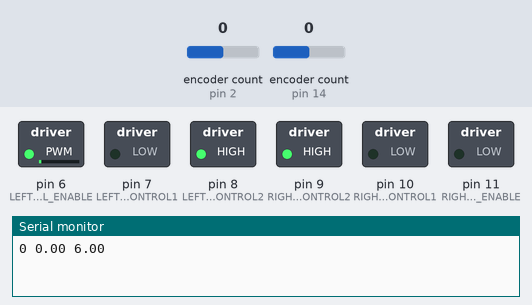
This sketch was run on a simulated Arduino Uno, built with avr-gcc and run on an emulated ATmega328P. On the bench: switched loads named in the sketch (green lamp = pin HIGH), the last lines printed to the serial monitor. The test bench sets the inputs (shaded band); at power-on: encoder count (sensors on pin 14, pin 2) 0.

Above: at 0.05 s.
At 1.26 s:
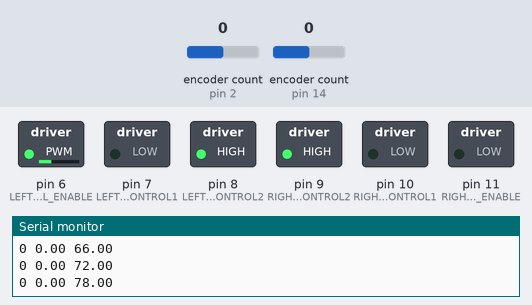
1.3 s: encoder count (sensor on pin 14) set to 1
At 5.4 s:
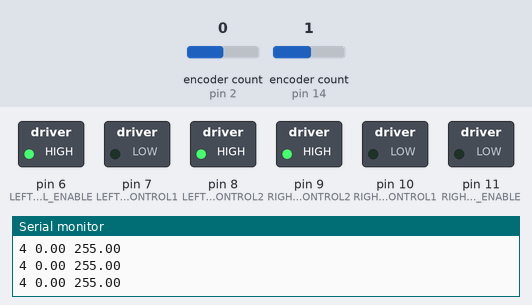
Timing chart, 0 to 6.9 s (numbered marks = the images above; inputs shaded):
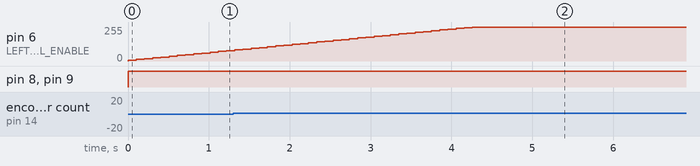

The sketch:

asserv_test_pid.ino
```cpp
#include <PID_v1.h>
#define ENCODER_OPTIMIZE_INTERRUPTS
#include <Encoder.h>

#include "pins.h"
#include "pid_coefs.h"

Encoder encoder_left(ENCODER_LEFT_A, ENCODER_LEFT_B);
Encoder encoder_right(ENCODER_RIGHT_A, ENCODER_RIGHT_B);

double left_speed, right_speed, left_output, right_output;

int64_t left_pos, right_pos;

//Define Variables we'll be connecting to
double setpoint;

//Specify the links and initial tuning parameters
PID pid_left(&left_speed, &left_output, &setpoint, MOTOR_POS_P, MOTOR_SPEED_I, MOTOR_SPEED_D , DIRECT);
PID pid_right(&right_speed, &right_output, &setpoint, MOTOR_POS_P, MOTOR_SPEED_I, MOTOR_SPEED_D , DIRECT);


void setup(){

  pinMode(LEFT_WHEEL_ENABLE, OUTPUT);
  pinMode(LEFT_WHEEL_CONTROL1, OUTPUT);
  pinMode(LEFT_WHEEL_CONTROL2, OUTPUT);

  pinMode(RIGHT_WHEEL_ENABLE, OUTPUT);
  pinMode(RIGHT_WHEEL_CONTROL1, OUTPUT);
  pinMode(RIGHT_WHEEL_CONTROL2, OUTPUT);

  Serial.begin(9600);

  //initialize the variables we're linked to
  left_speed = 0;
  right_speed = 0;

  left_output = 0;
  right_output = 0;

  setpoint = 3;

  //turn the PID on
  pid_left.SetOutputLimits(-255, 255);
  pid_left.SetMode(AUTOMATIC);

}

uint16_t last_read = millis();

void loop(){
  uint16_t now = millis();
  double dt = (double)(now - last_read);
  long new_left_pos = encoder_left.read();
  long new_right_pos = encoder_right.read();

  last_read = now;

  if (dt == 0){
    left_speed = 0;
    right_speed = 0;
  }
  else
  {
    left_speed = (new_left_pos - left_pos) / dt;
    right_speed = (new_right_pos - right_pos) / dt;
  }


  left_pos = new_left_pos;
  right_pos = new_right_pos;

  pid_left.Compute();
  pid_right.Compute();

  if (left_output < 0)
  {
    digitalWrite(LEFT_WHEEL_CONTROL1, HIGH);
    digitalWrite(LEFT_WHEEL_CONTROL2, LOW);
  }
  else
  {
    digitalWrite(LEFT_WHEEL_CONTROL1, LOW);
    digitalWrite(LEFT_WHEEL_CONTROL2, HIGH);
  }
  analogWrite(LEFT_WHEEL_ENABLE, abs((int)left_output));

  if (right_output < 0)
  {
    digitalWrite(RIGHT_WHEEL_CONTROL1, HIGH);
    digitalWrite(RIGHT_WHEEL_CONTROL2, LOW);
  }
  else
  {
    digitalWrite(RIGHT_WHEEL_CONTROL1, LOW);
    digitalWrite(RIGHT_WHEEL_CONTROL2, HIGH);
  }
  analogWrite(RIGHT_WHEEL_ENABLE, abs((int)right_output));

  Serial.print(left_pos);
  Serial.print(" ");
  Serial.print(left_speed);
  Serial.print(" ");
  Serial.print(left_output);
  Serial.println();

  // // Serial.print("Output: ");
  // Serial.print(input / 5.0);
  // Serial.print(" ");
  // Serial.println(output / 255.0);

  delay(100);
}
```

pid_coefs.h
```cpp
#ifndef PID_COEFS_H
#define PID_COEFS_H

#define MOTOR_SPEED_P 20
#define MOTOR_SPEED_I 20
#define MOTOR_SPEED_D 0

#define MOTOR_POS_P 0
#define MOTOR_POS_I 0
#define MOTOR_POS_D 0

#endif
```

pins.h
```cpp
#ifndef PIN_H
#define PIN_H

#define LEFT_WHEEL_ENABLE    6
#define RIGHT_WHEEL_ENABLE   11  //Les 2 enablePin contrôlent chacun un moteur (ON/OFF/vitesse)
#define LEFT_WHEEL_CONTROL1  7
#define LEFT_WHEEL_CONTROL2  8
#define RIGHT_WHEEL_CONTROL1 10
#define RIGHT_WHEEL_CONTROL2 9  //Les controlPin contrôlent le sens des moteurs

#define ENCODER_RIGHT_A 2
#define ENCODER_RIGHT_B 3
#define ENCODER_LEFT_A  14
#define ENCODER_LEFT_B  15

#endif
```
